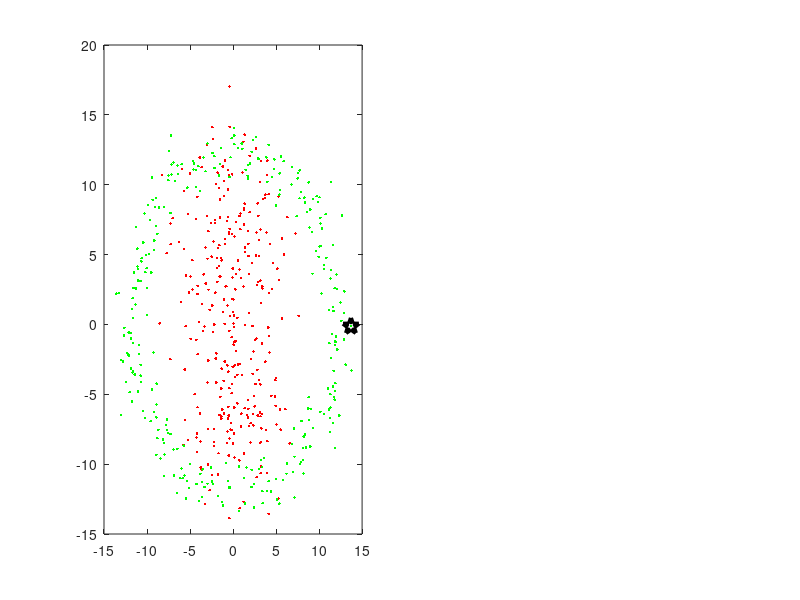

The MATLAB source for this figure: (Note: this script raises an error after producing the figure.)
function demo_capacity
%% try a nonlinear decision boundary

SVMC = 1;
%xs = linspace(0,4*pi,1000);
%xs2 = sin(xs);
rand('seed',1234);
t = linspace(0,2*pi,300);
xpos = [12*cos(t); 12*sin(t)]
xneg = [2*cos(t); 9*sin(t)];

xpos = xpos + 1.0*randn(size(xpos));
xneg = xneg + randn(size(xneg))*3;

%PAD = 1;
%xpos = [xs; xs2 + PAD + randn(size(xs))];
%xneg = [xs; xs2 - PAD + randn(size(xs))];

ypos = t*0 + 1;
yneg = t*0 - 1;

x = [xpos xneg];
y = [ypos yneg];

pos = find(y==1);
neg = find(y==-1);

%figure(1)
%clf
%subplot(1,2,1)

curscores = [];

y = y';

gammas = linspace(.00001,100,size(x,2));

for iii = 1:10000
  index = 1+mod(iii,length(t));
  gamma = 1;
  %gamma = gammas(iii); %.001;
  %gammaK = iii;
  %gammaK = 0;


figure(1)
clf
subplot(1,2,1)
plot(x(1,y==-1),x(2,y==-1),'r.')
hold on;
plot(x(1,y==1),x(2,y==1),'g.')

hold on;
plot(x(1,index),x(2,index),'kp','MarkerSize',12,'LineWidth',3)

ds = distSqr_fast(xpos(:,index),xpos);
[aa,bb] = sort(ds);

K = 1;
curx = [xpos(:,bb(1:K)) xneg];
cury = [ypos(bb(1:K)) yneg]';

[w,b] = learn_local_no_capacity(curx,cury,index,SVMC);
res = w'*x-b;

xmin = min(x(1,:));
xmax = max(x(1,:));


PAD = .1*(max(x(1,:))-min(x(1,:)));
bbox_range = [min(x(1,:))-PAD max(x(1,:))+PAD min(x(2,:))-PAD max(x(2, ...
                                                  :))+PAD];

xmin = bbox_range(1);
xmax = bbox_range(2);
ymin = (b - w(1)*xmin)/w(2);
ymax = (b - w(1)*xmax)/w(2);

% bbox_range(1:3) = bbox_range(1:3)-10;
% bbox_range(2:4) = bbox_range(2:4)+10;


yminneg = (1+b - w(1)*bbox_range(1))/w(2);
ymaxneg = (1+b - w(1)*bbox_range(2))/w(2);

yminpos = (-1+b - w(1)*bbox_range(1))/w(2);
ymaxpos = (-1+b - w(1)*bbox_range(2))/w(2);

hold on;
plot([xmin xmax],[ymin ymax],'k','LineWidth',2)
hold on;
plot([xmin xmax],[yminneg ymaxneg],'b--','LineWidth',2)
hold on;
plot([xmin xmax],[yminpos ymaxpos],'r--','LineWidth',2)
title(sprintf('%dNN Max-Margin Solution',K))
axis(bbox_range)
subplot(1,2,2)
plot(x(1,y==-1),x(2,y==-1),'r.')
hold on;
plot(x(1,y==1),x(2,y==1),'g.')

hold on;
plot(x(1,index),x(2,index),'kp','MarkerSize',12,'LineWidth',3)

[w,b,alphas,pos_inds] = learn_local_capacity(x,y,index,SVMC,gamma);

curscores(end+1,:) = w'*x-b;

res = w'*x-b;

xmin = bbox_range(1);
xmax = bbox_range(2);
ymin = (b - w(1)*xmin)/w(2);
ymax = (b - w(1)*xmax)/w(2);

yminneg = (1+b - w(1)*xmin)/w(2);
ymaxneg = (1+b - w(1)*xmax)/w(2);

yminpos = (-1+b - w(1)*xmin)/w(2);
ymaxpos = (-1+b - w(1)*xmax)/w(2);

yminneg = (1+b - w(1)*bbox_range(1))/w(2);
ymaxneg = (1+b - w(1)*bbox_range(2))/w(2);

yminpos = (-1+b - w(1)*bbox_range(1))/w(2);
ymaxpos = (-1+b - w(1)*bbox_range(2))/w(2);


hold on;
plot([xmin xmax],[ymin ymax],'k','LineWidth',2)
hold on;
plot([xmin xmax],[yminneg ymaxneg],'b--','LineWidth',2)
hold on;
plot([xmin xmax],[yminpos ymaxpos],'r--','LineWidth',2)
hold on;

goods = pos_inds(alphas>0);
plot(x(1,goods),x(2,goods),'ko');
title(sprintf('Max-Capacity \\gamma=%.3f',gamma))
axis(bbox_range);

index
drawnow
pause

end

% figure(2)
% imagesc(curscores)
% keyboard


function [w,b] = learn_local_no_capacity(x,y,index,SVMC)

pos_inds = find(y==1);
alphas = y*0+1;

svm_model = svmtrain(y, x',sprintf(['-s 0 -t 0 -c' ...
                    ' %f -q'],SVMC));

svm_weights = full(sum(svm_model.SVs .* ...
                       repmat(svm_model.sv_coef,1,size(svm_model.SVs,2)),1));
w = svm_weights';
b = svm_model.rho;
